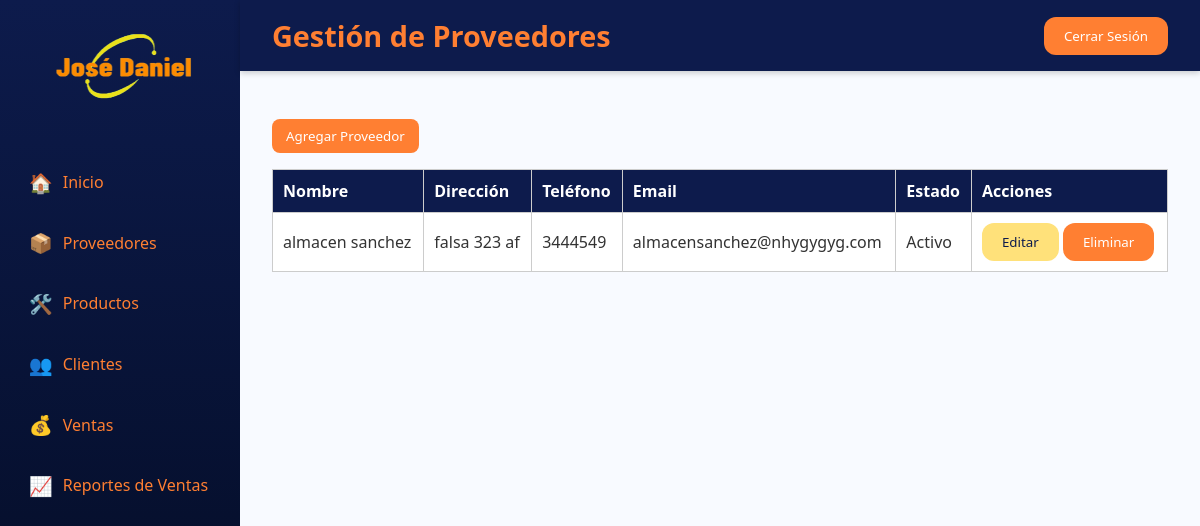
Page /pages/admin/proveedores.php on the committed database.
### tables this page shows
CREATE TABLE `proveedores` (
  `id_proveedor` int(11) NOT NULL,
  `nombre_proveedor` varchar(100) DEFAULT NULL,
  `direccion` varchar(100) DEFAULT NULL,
  `telefono` varchar(20) DEFAULT NULL,
  `email` varchar(100) DEFAULT NULL,
  `estado` enum('Activo','Inactivo') NOT NULL
);

### pages/admin/proveedores.php (the view, shortened to what this page needs)
<?php
include('../../config/conexion.php');
$sql = "SELECT * FROM proveedores WHERE estado = 'Activo'";
$ejecucionDeConsulta = mysqli_query($conexion, $sql);
?>
<!DOCTYPE html>
<html lang="es">
<head>
  <link rel="stylesheet" href="../../assets/css/styles.css">
</head>
<body>
  <div class="container">
    <aside class="sidebar">
      <div class="logo"><img src="../../assets/img/logo.ico" alt="Descripción de la imagen" width="200" height="100"></div>
      <nav>
        <a href="dashboard.php"><span class="icon">🏠</span> <span class="text">Inicio</span></a>
        <a href="proveedores.php" class="active"><span class="icon">📦</span> <span class="text">Proveedores</span></a>
        <a href="ingresar_producto.php"><span class="icon">🛠️</span> <span class="text">Productos</span></a>
        <a href="clientes.php"><span class="icon">👥</span> <span class="text">Clientes</span></a>
        <a href="ventas.php"><span class="icon">💰</span> <span class="text">Ventas</span></a>
        <a href="reporte_ventas.php"><span class="icon">📈</span> <span class="text">Reportes de Ventas</span></a>
      </nav>
    </aside>
    <div class="main">
      <header class="header">
        <h1 class="title">Gestión de Proveedores</h1>
        <div class="icons">
          <button class="btn-primary"><a id="botonCerrar">Cerrar Sesión</a></button>
        </div>
      </header>
      <main class="content">
        <div class="tabs">
          <button class="tab-btn active" onclick="abrirModalProveedor()">Agregar Proveedor</button>
        </div>
        <table class="tabla">
          <thead class="tabla-encabezado">
            <tr>
              <th>Nombre</th>
              <th>Dirección</th>
              <th>Teléfono</th>
              <th>Email</th>
              <th>Estado</th>
              <th>Acciones</th>
            </tr>
          </thead>
          <tbody>
            <?php while ($filas = mysqli_fetch_assoc($ejecucionDeConsulta)) { ?>
              <tr class="<?php echo $filas['estado'] === 'Inactivo' ? 'inactivo' : ''; ?>">
                <td><?php echo $filas['nombre_proveedor']; ?></td>
                <td><?php echo $filas['direccion']; ?></td>
                <td><?php echo $filas['telefono']; ?></td>
                <td><?php echo $filas['email']; ?></td>
                <td><?php echo $filas['estado']; ?></td>
                <td>
                  <button class="btn-secondary" onclick="abrirModalEditar(<?php echo $filas['id_proveedor']; ?>, '<?php echo $filas['nombre_proveedor']; ?>', '<?php echo $filas['direccion']; ?>', '<?php echo $filas['telefono']; ?>', '<?php echo $filas['email']; ?>')">Editar</button>
                  <button class="btn-primary" onclick="eliminarCliente(<?php echo $filas['id_proveedor']; ?>)">
                    Eliminar
                </td>
              </tr>
            <?php } ?>
          </tbody>
        </table>
      </main>
    </div>
  </div>
</body>
</html>

### assets/css/styles.css (style rules this page uses)
* { margin: 0; padding: 0; box-sizing: border-box; font-family: "Segoe UI", sans-serif; }
body { height: 100vh; display: flex; background: #0d1b4c; color: #fff; }
.container { display: flex; width: 100%; }
.sidebar { width: 240px; background: linear-gradient(180deg, #0d1b4c, #020a1f); display: flex; flex-direction: column; padding: 1rem; }
.sidebar .logo { font-size: 1.6rem; font-weight: bold; color: #ff7f32; margin-bottom: 2rem; text-align: center; }
.sidebar nav a { display: flex; align-items: center; gap: 10px; padding: 0.8rem; margin-bottom: 0.5rem; border-radius: 8px; color: #ff7f32; text-decoration: none; font-weight: 500; transition: background 0.3s, color 0.3s, transform 0.2s; }
.sidebar nav a .icon { font-size: 1.2rem; }
.main { flex: 1; display: flex; flex-direction: column; background: #f8faff; }
.header { display: flex; justify-content: space-between; align-items: center; background: #0d1b4c; padding: 1rem 2rem; box-shadow: 0 2px 6px rgba(0,0,0,0.2); }
.header .title { color: #ff7f32; font-size: 1.8rem; font-weight: bold; }
.content { padding: 2rem; color: #333; }
.btn-primary { background: #ff7f32; color: white; padding: 10px 20px; border: none; border-radius: 12px; cursor: pointer; transition: background 0.3s; }
.btn-secondary { background: #ffe17a; color: #0d1b4c; padding: 10px 20px; border: none; border-radius: 12px; cursor: pointer; transition: background 0.3s; }
.tabs { display: flex; gap: 10px; margin: 1rem 0; }
.tab-btn { background: #ffe17a; color: #0d1b4c; border: none; padding: 8px 14px; border-radius: 8px; cursor: pointer; transition: background 0.3s; }
.tab-btn.active { background: #ff7f32; color: white; }
.tabla { width: 100%; border-collapse: collapse; background: white; color: #333; }
.tabla th, .tabla td { padding: 10px; border: 1px solid #ccc; text-align: left; }

### pages/admin/proveedores.php (style rules this page uses)
.tabla-encabezado { background-color: #0d1b4c; color: white; }

### rows in the picture
proveedores: nombre_proveedor "almacen sanchez", direccion "falsa 323 af", telefono "3444549", email "almacensanchez@nhygygyg.com", estado "Activo"
